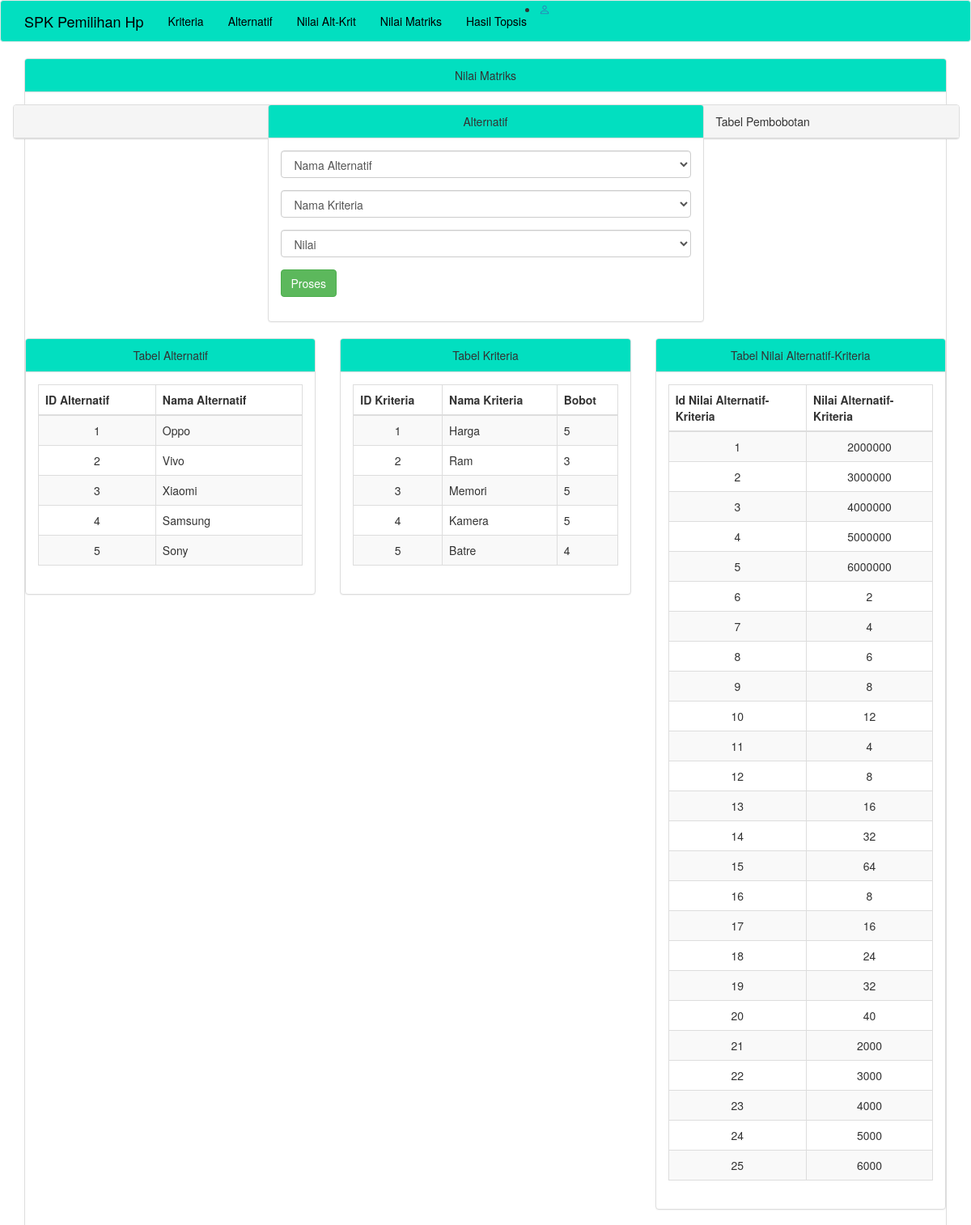
The page /nilmat.php (upper part) on the database its author committed.
### tables this page shows
CREATE TABLE `tab_alternatif` (
  `id_alternatif` varchar(10) NOT NULL,
  `nama_alternatif` varchar(50) NOT NULL
);

CREATE TABLE `tab_kriteria` (
  `id_kriteria` int(10) NOT NULL,
  `nama_kriteria` varchar(50) NOT NULL,
  `bobot` float NOT NULL
);

CREATE TABLE `tab_poin` (
  `id_poin` int(10) NOT NULL,
  `poin` varchar(10) NOT NULL
);

### nilmat.php (the view, shortened to what this page needs)
<?php
include("koneksi.php");
 ?>
<!DOCTYPE html>
<html>
  <head>
 <link
      rel="stylesheet"
      href="https://cdn.jsdelivr.net/npm/bootstrap-icons@1.6.1/font/bootstrap-icons.css"
    />
    <link href="tampilan/css/bootstrap.min.css" rel="stylesheet">
  </head>
  <body>
    <nav class="navbar navbar-default navbar-custom" style="background-color: #02dfc0;">
      <div class="container">
        <div class="navbar-header">
          <a class="navbar-brand" href="home.php" style="color: black;">SPK Pemilihan Hp</a>
        </div>
        <div class="collapse navbar-collapse">
          <ul class="nav navbar-nav ">
            <li>
              <a href="kriteria.php" style="color: black;">Kriteria</a>
            </li>
            <li>
              <a href="alternatif.php" style="color: black;">Alternatif</a>
            </li>
            <li>
              <a href="poin.php" style="color: black;">Nilai Alt-Krit</a>
            </li>
            <li>
              <a href="nilmat.php" style="color: black;">Nilai Matriks</a>
            </li>
            <li>
              <a href="hastop.php" style="color: black;">Hasil Topsis</a>
            </li>
          </ul>
          <ul class="right-icon">
									<li><a href="profile_user.php" class="bi bi-person right"></a></li>
								</ul>
        </div>
      </div>
    </nav>
    <div class="container">
      <div class="row">
        <div class="col-lg-12">
          <div class="panel panel-default">
            <div class="panel-heading text-center" style="background-color: #02dfc0;">
              Nilai Matriks
            </div>
            <div class="panel-body">
              <div class="row">
                <div class="col-lg-6 col-lg-offset-3">
                  <div class="panel panel-default">
                    <div class="panel-heading text-center" style="background-color: #02dfc0;">
                      Alternatif
                    </div>
                    <div class="panel-body">
                      <div class="row">
                        <div class="col-lg-12">
                          <form class="form" action="tambahnilmat.php" method="post">
                            <div class="form-group">
                              <select class="form-control" name="alter">
                                <option>Nama Alternatif</option>
                              </select>
                            </div>
                            <div class="form-group">
                              <select class="form-control" name="krit">
                                <option>Nama Kriteria</option>
                              </select>
                            </div>
                            <div class="form-group">
                              <select class="form-control" name="nilai">
                                <option>Nilai</option>
                              </select>
                            </div>
                            <div class="form-group">
                              <button type="submit" class="btn btn-success">Proses</button>
                            </div>
                          </form>
                        </div>
                      </div>
                    </div>
                  </div>
                </div>
              <div class="row">
                <div class="col-xs-6 col-md-4">
                  <div class="panel panel-default">
                    <div class="panel-heading text-center" style="background-color: #02dfc0;">
                      Tabel Alternatif
                    </div>
                    <div class="panel-body">
                      <div class="row">
                        <div class="col-lg-12">
                          <?php
                           $sql = $koneksi->query('SELECT * FROM tab_alternatif');
                           ?>
                          <table class="table table-striped table-bordered table-hover">
                            <thead>
                              <tr>
                                <th>ID Alternatif</th>
                                <th>Nama Alternatif</th>
                              </tr>
                            </thead>
                            <tbody>
                              <?php
                              while ($row = $sql->fetch_array()) {
                                echo ("<tr><td align=\"center\">".$row[0]."</td>");
                                echo ("<td align=\"left\">".$row[1]."</td>");
                                echo "</tr>";
                              }
                               ?>
                            </tbody>
                          </table>
                        </div>
                      </div>
                    </div>
                  </div>
                </div>
                <div class="col-xs-6 col-md-4">
                  <div class="panel panel-default">
                    <div class="panel-heading text-center" style="background-color: #02dfc0;">
                      Tabel Kriteria
                    </div>
                    <div class="panel-body">
                      <div class="row">
                        <div class="col-lg-12">
                          <?php
                          $sql = $koneksi->query('SELECT * FROM tab_kriteria');
                           ?>
                          <table class="table table-striped table-bordered table-hover">
                            <thead>
                              <tr>
                                <th>ID Kriteria</th>
                                <th>Nama Kriteria</th>
                                <th>Bobot</th>
                              </tr>
                            </thead>
                            <tbody>
                              <?php
                              while ($row = $sql->fetch_array()) {
                                echo ("<tr><td align=\"center\">".$row[0]."</td>");
                                echo ("<td align=\"left\">".$row[1]."</td>");
                                echo ("<td align=\"left\">".$row[2]."</td>");
                                echo "</tr>";
                              }
                               ?>
                            </tbody>
                          </table>
                        </div>
                      </div>
                    </div>
                  </div>
                </div>
                <div class="col-xs-6 col-md-4">
                  <div class="panel panel-default">
                    <div class="panel-heading text-center" style="background-color: #02dfc0;">
                      Tabel Nilai Alternatif-Kriteria
                    </div>
                    <div class="panel-body">
                      <div class="row">
                        <div class="col-lg-12">
                          <?php
                          $sql = $koneksi->query('SELECT * FROM tab_poin');
                          ?>
                          <table class="table table-striped table-bordered table-hover">
                            <thead>
                              <tr>
                                <th>Id Nilai Alternatif-Kriteria</th>
                                <th>Nilai Alternatif-Kriteria</th>
                              </tr>
                            </thead>
                            <tbody>
                              <?php
                              while ($row = $sql->fetch_array()) {
                                echo ("<tr><td align=\"center\">".$row[0]."</td>");
                                echo ("<td align=\"center\">".$row[1]."</td>");
                                echo "</tr>";
                              }
                               ?>
                            </tbody>
                          </table>
                        </div>
                      </div>
                    </div>
                  </div>
                </div>
                   <div class="container">
          <div class="row">
            <div class="col-lg-13">
              <div class="panel panel-default">
                <div class="panel-heading" >
                  Tabel Pembobotan
                </div>
                            </div>
                            </div>
                            </div>
          </div>
        </div>
        </div>
        </div>
        </div>
  </body>
</html>

### rows shown on the page
tab_alternatif: id_alternatif "1", nama_alternatif "Oppo"
tab_alternatif: id_alternatif "2", nama_alternatif "Vivo"
tab_alternatif: id_alternatif "3", nama_alternatif "Xiaomi"
tab_alternatif: id_alternatif "4", nama_alternatif "Samsung"
tab_alternatif: id_alternatif "5", nama_alternatif "Sony"
tab_kriteria: id_kriteria "1", nama_kriteria "Harga", bobot "5"
tab_kriteria: id_kriteria "2", nama_kriteria "Ram", bobot "3"
tab_kriteria: id_kriteria "3", nama_kriteria "Memori", bobot "5"
tab_kriteria: id_kriteria "4", nama_kriteria "Kamera", bobot "5"
tab_kriteria: id_kriteria "5", nama_kriteria "Batre", bobot "4"
tab_poin: id_poin "1", poin "2000000"
tab_poin: id_poin "2", poin "3000000"
tab_poin: id_poin "3", poin "4000000"
tab_poin: id_poin "4", poin "5000000"
tab_poin: id_poin "5", poin "6000000"
tab_poin: id_poin "6", poin "2"
tab_poin: id_poin "7", poin "4"
tab_poin: id_poin "8", poin "6"
tab_poin: id_poin "9", poin "8"
tab_poin: id_poin "10", poin "12"
tab_poin: id_poin "11", poin "4"
tab_poin: id_poin "12", poin "8"
tab_poin: id_poin "13", poin "16"
tab_poin: id_poin "14", poin "32"
tab_poin: id_poin "15", poin "64"
tab_poin: id_poin "16", poin "8"
tab_poin: id_poin "17", poin "16"
tab_poin: id_poin "18", poin "24"
tab_poin: id_poin "19", poin "32"
tab_poin: id_poin "20", poin "40"
tab_poin: id_poin "21", poin "2000"
tab_poin: id_poin "22", poin "3000"
tab_poin: id_poin "23", poin "4000"
tab_poin: id_poin "24", poin "5000"
tab_poin: id_poin "25", poin "6000"
